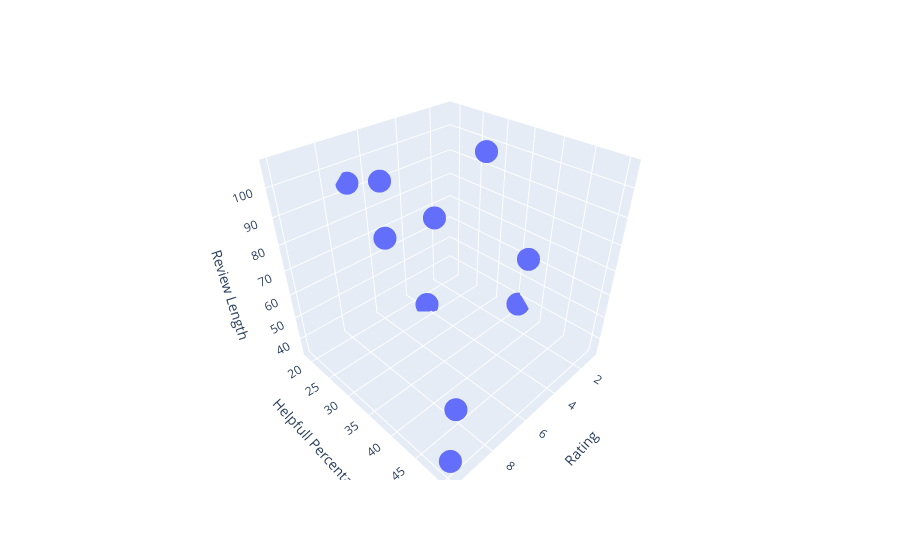

The notebook cell saved with this chart:
### Code cell
fig = px.scatter_3d(avg_helpfull_percentage_by_rating, x='Rating', y='Helpfull Percentage', z='Review Length')
fig.show()

### Figure 1 — Plotly figure (JSON) as saved in the notebook; plotly's stock layout.template omitted (floating-point values rounded to 4 significant figures)
{"data": [{"hovertemplate": "Rating=%{x}<br>Helpfull Percentage=%{y}<br>Review Length=%{z}<extra></extra>", "legendgroup": "", "marker": {"color": "#636efa", "symbol": "circle"}, "mode": "markers", "name": "", "scene": "scene", "showlegend": false, "type": "scatter3d", "x": [1, 2, 3, 4, 5, 6, 7, 8, 9, 10], "y": [35.65, 39.27, 32.82, 23.29, 29.52, 21.91, 18.69, 31.39, 47.84, 50.4], "z": [36.91, 66.5, 104.4, 34.36, 83.87, 71.97, 93.48, 106.6, 51.3, 41.32]}], "layout": {"legend": {"tracegroupgap": 0}, "margin": {"t": 60}, "scene": {"domain": {"x": [0, 1], "y": [0, 1]}, "xaxis": {"title": {"text": "Rating"}}, "yaxis": {"title": {"text": "Helpfull Percentage"}}, "zaxis": {"title": {"text": "Review Length"}}}}}
